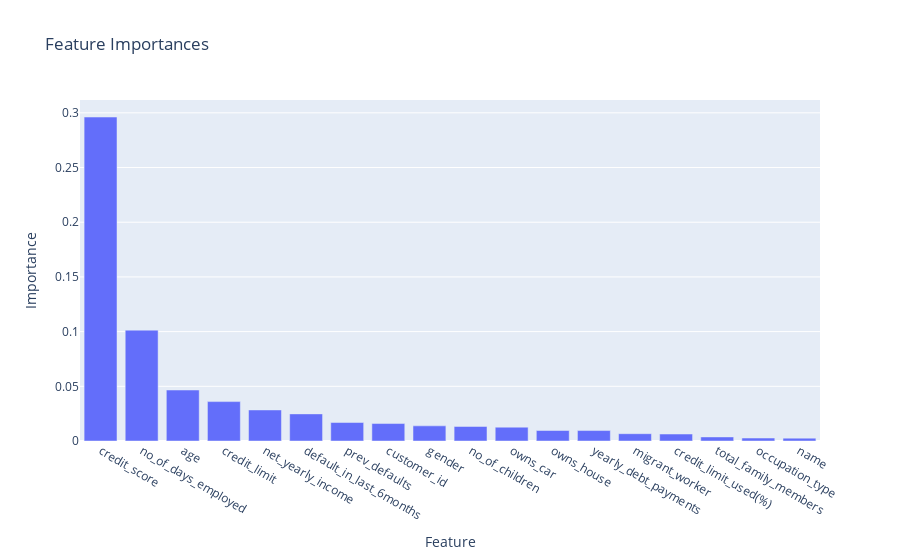

Notebook code for this chart:
### Markdown cell above
Howso provides a variety of capabilities to interpret, understand, and debug your results. 
One of the clearest ways to investigate individual predictions is to visualize the influential cases which contributed to the prediction and which features contributed the most. If we understand this, we can identify any issues in the underlying data. 

First, we will organize the features which contributed the most to the predictions.

### Code cell
investigate_reaction = t_prod.react(
    examine_case[context_features],
    action_features=action_features,
    context_features=context_features,
    details={
        'influential_cases': True,
        'most_similar_cases': True,
        'boundary_cases': True,
        'prediction_stats': True,
        'feature_contributions': True,
        }
)

influential_cases = pd.DataFrame(investigate_reaction['details']['influential_cases'][0])
ms_cases = pd.DataFrame(investigate_reaction['details']['most_similar_cases'][0])
bc_cases = pd.DataFrame(investigate_reaction['details']['boundary_cases'][0])
feature_contributions = pd.DataFrame(investigate_reaction['details']['feature_contributions'])
top_fc_list = feature_contributions.iloc[0].nlargest(3).index.tolist()
top_fc_list.extend(['credit_card_default','.influence_weight'])

cols_ic = ['.influence_weight'] + cols

plot_feature_importances(feature_contributions)

### Figure 1 — Plotly figure (JSON) as saved in the notebook; plotly's stock layout.template omitted (floating-point values rounded to 4 significant figures)
{"data": [{"type": "bar", "x": ["credit_score", "no_of_days_employed", "age", "credit_limit", "net_yearly_income", "default_in_last_6months", "prev_defaults", "customer_id", "gender", "no_of_children", "owns_car", "owns_house", "yearly_debt_payments", "migrant_worker", "credit_limit_used(%)", "total_family_members", "occupation_type", "name"], "y": [0.2962, 0.1014, 0.04661, 0.03602, 0.02839, 0.02478, 0.01689, 0.01596, 0.01385, 0.01329, 0.01264, 0.009591, 0.009555, 0.006685, 0.006381, 0.003721, 0.002706, 0.002624]}], "layout": {"title": {"text": "Feature Importances"}, "xaxis": {"anchor": "y", "domain": [0, 1], "title": {"text": "Feature"}}, "yaxis": {"anchor": "x", "domain": [0, 1], "title": {"text": "Importance"}}}}
